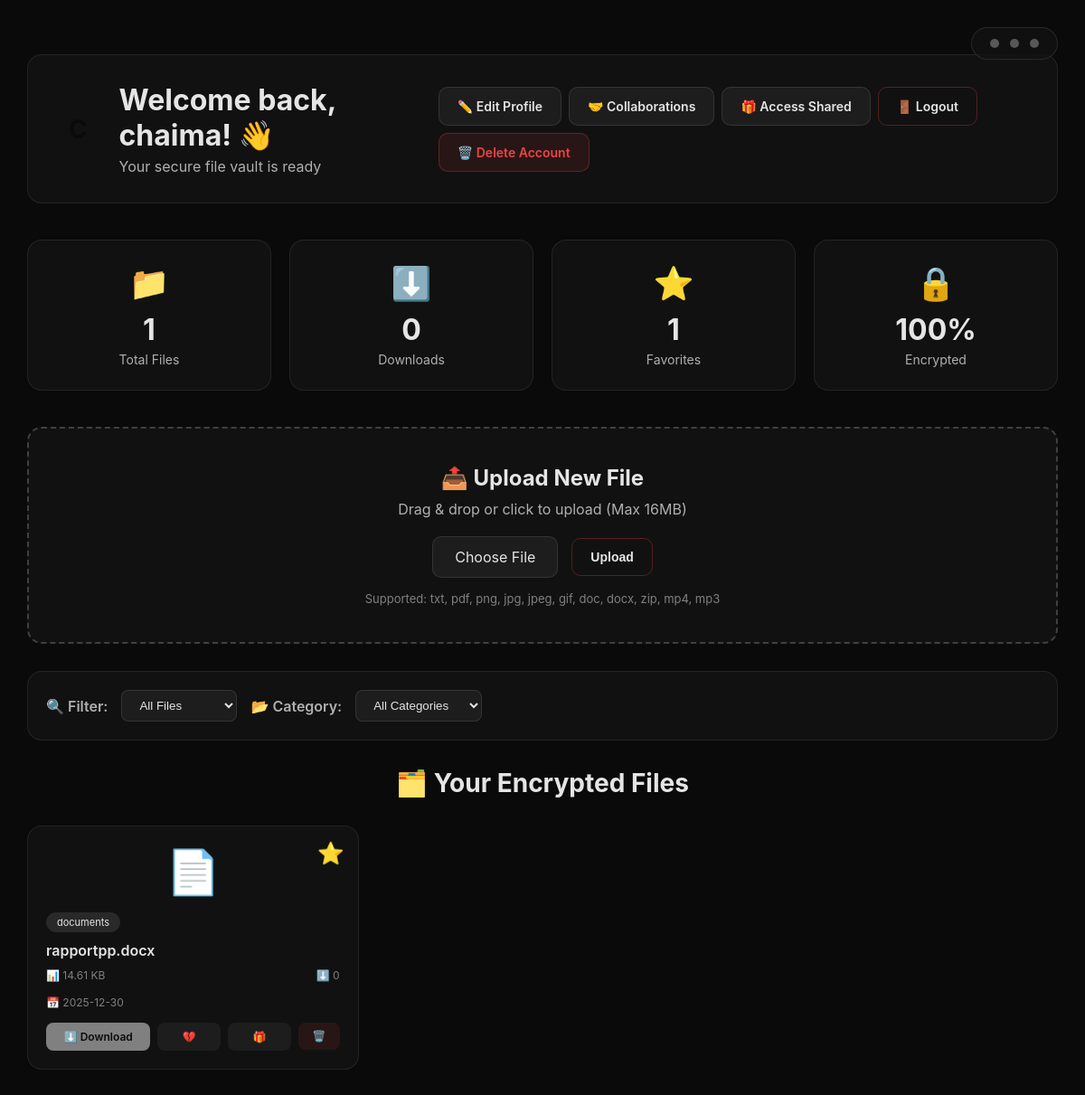
Page /dashboard (signed in) on the committed database.
### app.py (models this page shows, shortened)
class Account(UserMixin, db.Model):
    id = db.Column(db.Integer, primary_key=True)
    email = db.Column(db.String(100), nullable=False, unique=True)
    username = db.Column(db.String(20), nullable=False, unique=True)
    password = db.Column(db.String(255), nullable=False)
    is_verified = db.Column(db.Boolean, default=False)
    verification_code = db.Column(db.String(6), nullable=True)
    code_expiry = db.Column(db.DateTime, nullable=True)
    theme = db.Column(db.String(10), default='dark')
    files = db.relationship('UploadedFile', backref='owner',
                            lazy=True, cascade='all, delete-orphan')
    shares = db.relationship('FileShare', backref='sender', lazy=True,
                             cascade='all, delete-orphan')  # links account to FileShare table

class UploadedFile(db.Model):
    id = db.Column(db.Integer, primary_key=True)
    user_id = db.Column(db.Integer, db.ForeignKey(
        'account.id'), nullable=False)
    original_filename = db.Column(db.String(255), nullable=False)
    stored_filename = db.Column(db.String(255), nullable=False)
    file_size = db.Column(db.String(50), nullable=False)
    salt = db.Column(db.String(255), nullable=False)
    upload_date = db.Column(db.DateTime, default=datetime.now)
    download_count = db.Column(db.Integer, default=0)
    is_favorite = db.Column(db.Boolean, default=False)
    category = db.Column(db.String(50), default='other')
    shares = db.relationship('FileShare', backref='file',
                             lazy=True, cascade='all, delete-orphan')
    file_hash = db.Column(db.String(64), nullable=True)

### app.py (the view)
@app.route("/dashboard")
@login_required
def dashboard():
    if not current_user.is_verified:
        flash("Please verify your email before accessing the dashboard", "error")
        return redirect("/verify")
    filter_by = request.args.get('filter', 'all')
    category = request.args.get('category', 'all')
    query = UploadedFile.query.filter_by(user_id=current_user.id)
    if filter_by == 'favorites':
        query = query.filter_by(is_favorite=True)
    if category != 'all':
        query = query.filter_by(category=category)
    files = query.order_by(UploadedFile.upload_date.desc()).all()
    total_files = len(files)
    total_downloads = sum(f.download_count for f in files)
    favorite_count = len([f for f in files if f.is_favorite])
    return render_template('dashboard.html',
                           username=current_user.username,
                           files=files,
                           total_files=total_files,
                           total_downloads=total_downloads,
                           favorite_count=favorite_count)

### app.py (called while the page is built)
@login_manager.user_loader
def load_user(userid):
    return Account.query.get((int(userid)))

### templates/dashboard.html (shortened to what this page needs)
{% extends 'base.html' %}
{% block content %}
<div class="dashboard-container">
    <div class="top-header">
        <div class="user-welcome">
            <div class="profile-avatar">
            </div>
            <div class="welcome-text">
                <h1>Welcome back, {{ username }}! 👋</h1>
                <p>Your secure file vault is ready</p>
            </div>
        </div>
        <div class="top-actions">
            <a href="/edit/{{ current_user.id }}" class="btn">✏️ Edit Profile</a>
            <a href="/collaborations" class="btn">🤝 Collaborations</a>
            <a href="/access-shared" class="btn">🎁 Access Shared</a>
            <a href="/logout" class="btn btn-primary">🚪 Logout</a>
            <a href="/delete/{{ current_user.id }}" class="btn btn-danger"
                onclick="return confirm('⚠️ Are you sure? This will delete ALL your files and cannot be undone!')">
                🗑️ Delete Account
            </a>
        </div>
    </div>
    <div class="stats-grid">
        <div class="stat-card">
            <div class="stat-icon">📁</div>
            <div class="stat-value">{{ total_files|default(0) }}</div>
            <div class="stat-label">Total Files</div>
        </div>
        <div class="stat-card">
            <div class="stat-icon">⬇️</div>
            <div class="stat-value">{{ total_downloads|default(0) }}</div>
            <div class="stat-label">Downloads</div>
        </div>
        <div class="stat-card">
            <div class="stat-icon">⭐</div>
            <div class="stat-value">{{ favorite_count|default(0) }}</div>
            <div class="stat-label">Favorites</div>
        </div>
        <div class="stat-card">
            <div class="stat-icon">🔒</div>
            <div class="stat-value">100%</div>
            <div class="stat-label">Encrypted</div>
        </div>
    </div>
    <div class="upload-section">
        <h3 style="font-size: 24px; margin-bottom: 10px;">📤 Upload New File</h3>
        <p style="color: #b0b0b0; margin-bottom: 20px;">Drag & drop or click to upload (Max 16MB)</p>
        <form action="/upload" method="POST" enctype="multipart/form-data" class="upload-form">
            <div class="file-input-wrapper">
                <label for="file" class="file-input-label" id="file-label">
                     Choose File
                </label>
            </div>
            <button type="submit" class="btn btn-primary"> Upload</button>
        </form>
        <p style="color: #808080; font-size: 13px; margin-top: 15px;">
            Supported: txt, pdf, png, jpg, jpeg, gif, doc, docx, zip, mp4, mp3
        </p>
    </div>
    <div class="filter-bar">
        <label>🔍 Filter:</label>
        <select
            onchange="window.location.href='/dashboard?filter=' + this.value + '&category={{ request.args.get('category', 'all') }}'">
            <option value="all" {% if request.args.get('filter', 'all' )=='all' %}selected{% endif %}>All Files</option>
        </select>
        <label>📂 Category:</label>
        <select
            onchange="window.location.href='/dashboard?category=' + this.value + '&filter={{ request.args.get('filter', 'all') }}'">
            <option value="all" {% if request.args.get('category', 'all' )=='all' %}selected{% endif %}>All Categories
            </option>
        </select>
    </div>
    <h2 style="font-size: 28px; margin-bottom: 20px; text-align: center;">🗂️ Your Encrypted Files</h2>
    {% if files %}
    <div class="files-grid">
        {% for file in files %}
        <div class="file-card">
            {% if file.is_favorite %}
            <div class="favorite-badge">⭐</div>
            {% endif %}
            <div class="file-icon">
                {% if file.category == 'images' %}🖼️
                {% elif file.category == 'documents' %}📄
                {% elif file.category == 'videos' %}🎬
                {% elif file.category == 'audio' %}🎵
                {% elif file.category == 'archives' %}📦
                {% else %}📎
                {% endif %}
            </div>
            <div class="category-badge">{{ file.category }}</div>
            <div class="file-name">{{ file.original_filename }}</div>
            <div class="file-meta">
                <span>📊 {{ file.file_size }}</span>
                <span>⬇️ {{ file.download_count }}</span>
            </div>
            <div class="file-meta">
                <span>📅 {{ file.upload_date.strftime('%Y-%m-%d') }}</span>
            </div>
            <div class="file-actions">
                <a href="/download/{{ file.id }}" class="btn btn-primary" style="flex: 2;">⬇️ Download</a>
                <a href="/toggle-favorite/{{ file.id }}" class="btn">
                    {% if file.is_favorite %}💔{% else %}⭐{% endif %}
                </a>
                <a href="/share/{{ file.id }}" class="btn">🎁</a>
                <form action="/delete-file/{{ file.id }}" method="POST" style="display: inline; flex: 1;">
                    <button type="submit" class="btn btn-danger" style="width: 100%;"
                        onclick="return confirm('Delete this file?')">🗑️</button>
                </form>
            </div>
        </div>
        {% endfor %}
    </div>
    {% else %}
    <div class="empty-state">
        <h3>📭 No files yet</h3>
        <p>Upload your first file to get started with secure storage!</p>
    </div>
    {% endif %}
</div>
{% endblock %}

### static/style.css (style rules this page uses)
* { margin: 0; padding: 0; box-sizing: border-box; }
body { font-family: 'Inter' , 'Segoe UI' ; min-height: 100vh; background-color: #0a0a0a ; color: #e5e5e5; }

### templates/dashboard.html (style rules this page uses)
.dashboard-container { max-width: 1400px; margin: 30px auto; padding: 30px; }
.top-header { display: flex; justify-content: space-between; align-items: center; margin-bottom: 40px; padding: 30px; background: rgba(255, 255, 255, 0.03); border: 1px solid rgba(255, 255, 255, 0.08); border-radius: 16px; }
.user-welcome { display: flex; align-items: center; gap: 20px; }
.profile-avatar { width: 60px; height: 60px; border-radius: 50%; background: var(--profile-color); display: flex; align-items: center; justify-content: center; font-size: 28px; font-weight: bold; color: #0a0a0a; }
.welcome-text h1 { font-size: 32px; color: #e5e5e5; margin-bottom: 5px; }
.welcome-text p { color: #b0b0b0; font-size: 16px; }
.top-actions { display: flex; gap: 8px; flex-wrap: wrap; }
.btn { padding: 12px 20px; border: none; border-radius: 10px; font-size: 14px; font-weight: 600; cursor: pointer; transition: all 0.3s ease; text-decoration: none; display: inline-block; background: rgba(255, 255, 255, 0.05); color: #e5e5e5; border: 1px solid rgba(255, 255, 255, 0.1); }
.btn-primary { background: linear-gradient(135deg, var(--profile-color) 0%, #38bdf8 100%); color: #e5e5e5; border-color: rgba(239, 68, 68, 0.3); }
.btn-danger { background: rgba(239, 68, 68, 0.1); border-color: rgba(239, 68, 68, 0.3); color: #ef4444; }
.stats-grid { display: grid; grid-template-columns: repeat(auto-fit, minmax(200px, 1fr)); gap: 20px; margin-bottom: 40px; }
.stat-card { background: rgba(255, 255, 255, 0.03); border: 1px solid rgba(255, 255, 255, 0.08); border-radius: 16px; padding: 25px; text-align: center; transition: all 0.3s ease; }
.stat-icon { font-size: 36px; margin-bottom: 10px; }
.stat-value { font-size: 32px; font-weight: bold; color: var(--profile-color); margin-bottom: 5px; }
.stat-label { color: #b0b0b0; font-size: 14px; }
.filter-bar { display: flex; gap: 15px; margin-bottom: 30px; padding: 20px; background: rgba(255, 255, 255, 0.03); border: 1px solid rgba(255, 255, 255, 0.08); border-radius: 16px; flex-wrap: wrap; align-items: center; }
.filter-bar label { color: #b0b0b0; font-weight: 600; }
.filter-bar select { padding: 8px 15px; background: rgba(255, 255, 255, 0.05); border: 1px solid rgba(255, 255, 255, 0.1); border-radius: 8px; color: #e5e5e5; cursor: pointer; }
.upload-section { background: rgba(255, 255, 255, 0.03); border: 2px dashed rgba(255, 255, 255, 0.2); border-radius: 16px; padding: 40px; text-align: center; margin: 30px 0; transition: all 0.3s ease; }
.upload-form { display: flex; gap: 15px; justify-content: center; align-items: center; flex-wrap: wrap; margin-top: 20px; }
.file-input-wrapper { position: relative; overflow: hidden; }
.file-input-label { display: block; padding: 12px 24px; background: rgba(255, 255, 255, 0.05); border: 1px solid rgba(255, 255, 255, 0.1); border-radius: 10px; cursor: pointer; transition: all 0.3s ease; color: #e5e5e5; }
.files-grid { display: grid; grid-template-columns: repeat(auto-fill, minmax(280px, 1fr)); gap: 20px; margin-top: 30px; }
.file-card { background: rgba(255, 255, 255, 0.03); border: 1px solid rgba(255, 255, 255, 0.08); border-radius: 16px; padding: 20px; transition: all 0.3s ease; position: relative; }
.file-icon { font-size: 48px; margin-bottom: 15px; text-align: center; }
.file-name { font-weight: 600; color: #e5e5e5; margin-bottom: 10px; word-break: break-word; }
.file-meta { display: flex; justify-content: space-between; color: #808080; font-size: 12px; margin-bottom: 15px; }
.file-actions { display: flex; gap: 8px; flex-wrap: wrap; }
.file-actions button, .file-actions a { padding: 8px 12px; border-radius: 8px; font-size: 12px; cursor: pointer; text-decoration: none; border: none; transition: all 0.3s ease; flex: 1; text-align: center; background: rgba(255, 255, 255, 0.05); color: #e5e5e5; }
.file-actions .btn-primary { background: linear-gradient(135deg, var(--profile-color) 0%, #38bdf8 100%); color: #0a0a0a; background-color: #808080; }
.file-actions .btn-danger { background: rgba(239, 68, 68, 0.1); color: #ef4444; }
.favorite-badge { position: absolute; top: 15px; right: 15px; font-size: 24px; animation: pulse 2s infinite; }
.category-badge { display: inline-block; padding: 4px 12px; background: rgba(255, 255, 255, 0.1); border-radius: 12px; font-size: 11px; color: var(--profile-color); margin-bottom: 10px; }

### rows in the picture
Account: username "chaima"
UploadedFile: category "documents", original_filename "rapportpp.docx", file_size "14.61 KB", download_count "0", upload_date "2025-12-30"

### other values in the picture
{{ total_files|default(0) }} "1"
{{ total_downloads|default(0) }} "0"
{{ favorite_count|default(0) }} "1"
